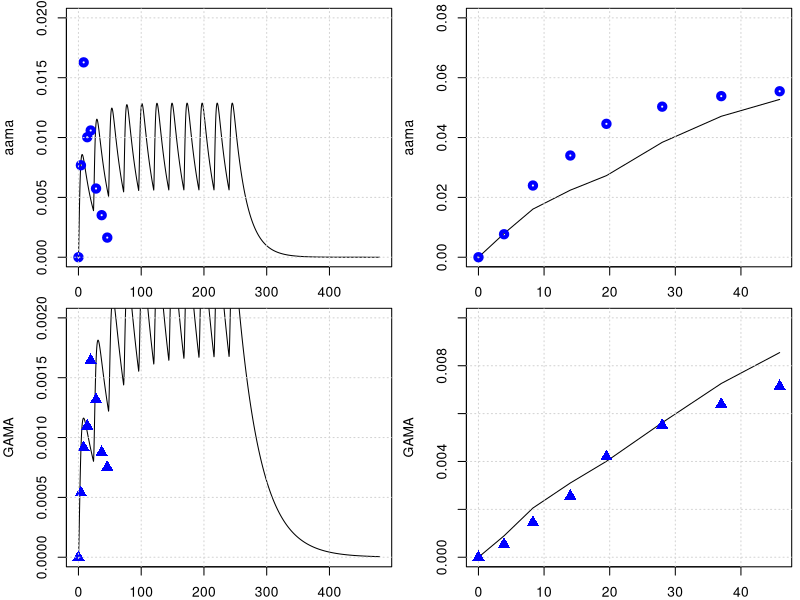
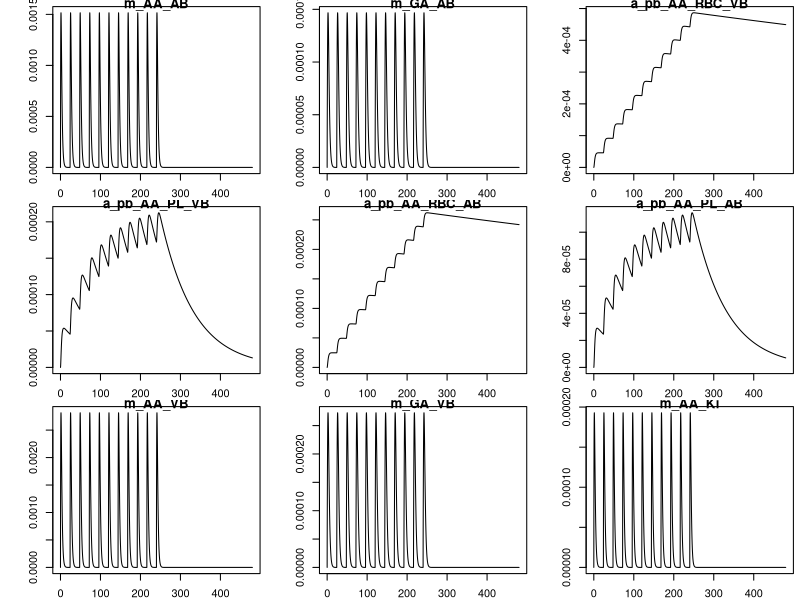
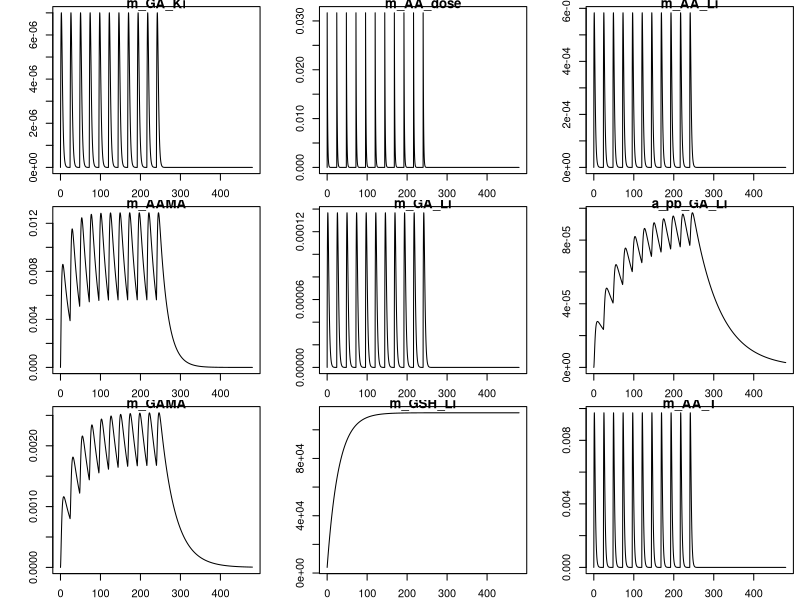
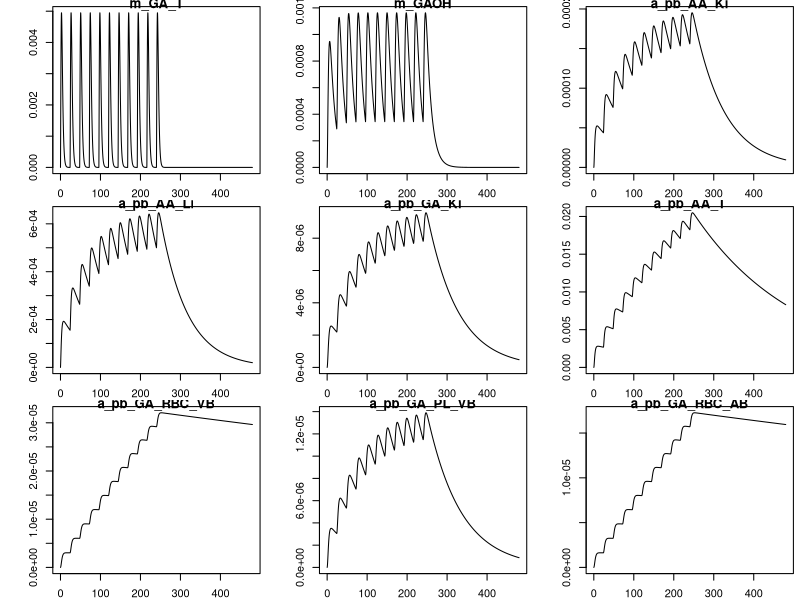
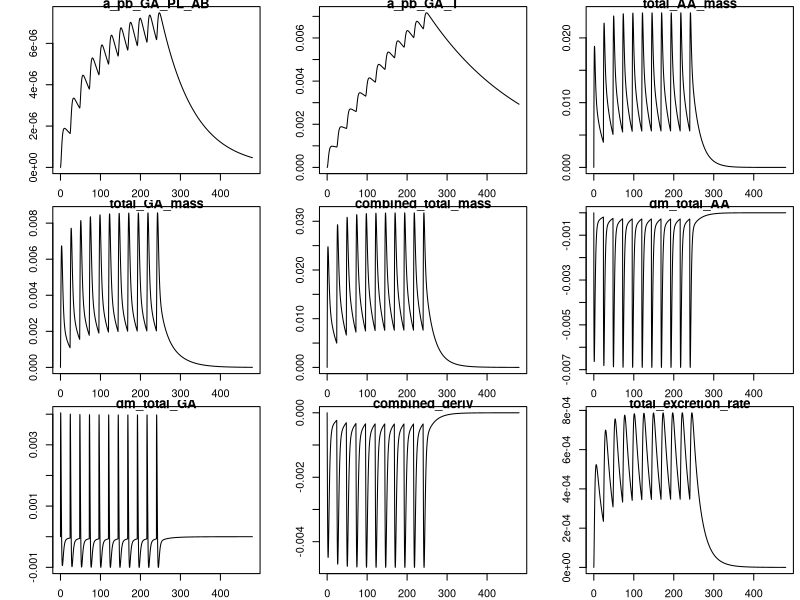
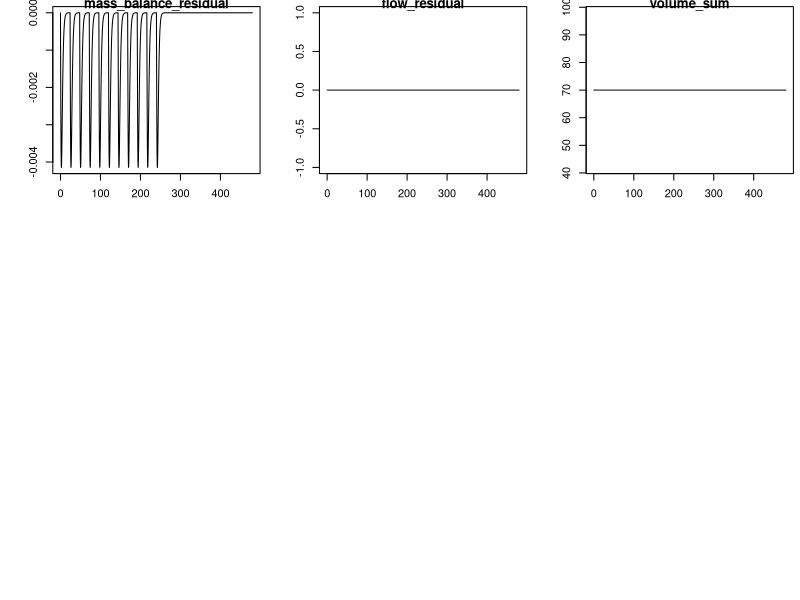

R code for these plots, in order:
library(deSolve)
library(minpack.lm)
graphics.off()

# body weight in kg
BW = 70 
# fractions of BW
##https://journals.sagepub.com/doi/pdf/10.1177/ANIB_32_3-4
F_B = 0.079 
F_B_AB = 0.35 #fraction: arterial blood of blood volume
F_B_VB = 0.65 #fraction: venous blood of blood volume
F_Li = 0.026
F_Ki = 0.0044
F_T = 1-(F_B+F_Li+F_Ki)
# organ volumes in L
V_AB <- BW*F_B*F_B_AB 
V_VB <- BW*F_B*F_B_VB 
F_BC = 0.44    #'Fraction blood cells'
F_BS = 1-F_BC  #'Fraction serum'
        V_AB_RBC = V_AB*F_BC
        V_AB_PL  = V_AB*F_BS
        V_VB_RBC = V_VB*F_BC
        V_VB_PL  = V_VB*F_BS

V_T <- BW*F_T
V_Ki <- BW*F_Ki
V_Li <- BW*F_Li
# cardiac output in L/(kg*h)
##https://journals.sagepub.com/doi/pdf/10.1177/ANIB_32_3-4
QCC = 16        #12.5 # maybe 14 or 6.5 check?
Q_C = QCC*BW^0.75
#FQ_P = 2.5/100 Trine: We don't have a lung compartment in this model
FQ_Li = 0.255
FQ_Ki = 0.19 #total - there is also an aterial flow rate 
FQ_T = 1 -( FQ_Li + FQ_Ki) # +FQ_P) Trine: We don't have a lung compartment in this model
Q_Li <- Q_C*FQ_Li
Q_Ki <- Q_C*FQ_Ki
Q_T <- Q_C*FQ_T

MW_aa = 71   # mg/mmol
MW_ga = 87   # mg/mmol
MW_GSH = 307.32 # mg/mmol
k_0_GSH = 7   # from Sweeney paper.
MW_GSH = 307.32     # mg/mmol

# partition coefficient 
pAA_TB = .2        # Tissue::blood partition AA, Sweeney et al (2010) paper
pAA_KiB = 0.8      # Kidney::blood partition AA, Sweeney et al (2010) paper
pAA_LiB = 0.4      # liver::blood partition AA, Sweeney et al (2010) paper
# Maybe we said it earlier and these parameters are not sensitive to the model, but from which paper did you get the values of these partition coefs., 
# in the paper of Sweeney and of Li are different pAA_LiB = 0.4 and pAA_KiB = 0.8.

# reaction rate constants 
k_AAuptake = 1 #1/h

k_onAA_T = 0.028  #1/h     # we took it from Sweenney
k_onAA_B = 0.036  #1/h
k_onAA_Li = 0.71 #1/h
k_onAA_Ki = 0.13 #1/h

# from 0.23 to 0.35
k_cl_GSH = 0.035   # 1/h   #  Reed et al. 2008 'A mathematical model of glutathione metabolism'
# doi:10.1186/1742-4682-5-8

# k_onAA_GSH = 0.55 # L/(mmol h)
# check, we do not use it any more.
k_exc_AAMA = 0.049  ## ##MK Furh et al. report on Elimination half-life of AAMA as ~17.4 h, then k_exc_AAMA=0.0398 h-1#
# 'Toxicokinetics of acrylamide in humans after ingestion of a defined dose in a test meal to improve risk assessment for acrylamide carcinogenicity'
# DOI: 10.1158/1055-9965.EPI-05-0647
# 0.049 #1/h or 0.13 # this will change the shape

# Maximum velocity for enzymatic reaction 
V_max_p450 = 9 /MW_aa*BW^0.7  # mg/h  from Sweenney paper, checked!
# maximum rate of GA and AA conjugation with GSH (mg/(h BW^0.7))
Vmax_AA_GSH <- 24*BW^0.7 # from the Sweeny  fitted   mg/h

# +++++++++++++++++++++++++++++++++++++++++++++++++++++++++++++++++
# PARAMETERS FOR GA
# +++++++++++++++++++++++++++++++++++++++++++++++++++++++++++++++++
# partition coefficient
pGA_TB = 1.35 # Have been calculated from the Doerge et al 2005 paper on TK in mice
pGA_LiB = 0.63 # Have been calculated from the Doerge et al 2005 paper on TK in mice
pGA_KiB = .3

#k_onGA_GSH = 0.8 #L/(mmol h)
k_onGA_T = 0.69        #1/h
k_onGA_B = 0.108       #1/h
k_onGA_Ki = k_onAA_T/2 #1/h
k_onGA_Li = 0.115      #1/h

k_exc_GAMA = 0.027   ##MK Furh et al. report on Elimination half-life of GAMA: ~25.1 hours, then k_exc_GAMA = 0.0276 h-1##  
# 0.077 #1/h  # or 0.027 # from sweeney # 
k_exc_GAOH = 0.077     # 1/h  # from sweeney
# (removed as no longer used) k_exc_GA <- .4         # 1/h Q_Ki*0.025

# Maximum velocity for enzymatic reaction 
V_max_EH = 20 *BW^0.7  
KM_p450 = 10.0
KM_EH = 100.0
# maximum rate of GA and AA conjugation with GSH (mg/(h BW^0.7))
Vmax_GA_GSH <- 20*BW^0.7 # from the Sweeny ( Vmax_GC2 )  fitted   mg/h

KMG1 = 50  #!Km with respect to AA for GSH conjugation mg/L (from Sweeny code) 
# Trine: This should be mg. Delete the term MW_aa
# Sweeney has this parameter for rats ans 100 mg/L why did you use this number and why divived by MW??

KMGG = .1/MW_GSH        # !KM with respect to GSH for AA or GA conjugation with GSH mmol/L. Trine: should be mg/L
####and that this is 307 mg/L #This comment is wrong ignore
KMG2 = 100  #!Km with respect to GA for GSH conjugation mM. Trine: This should be mg. Delete the term MW_aa
# The same comment as for KMG1

# from the code, not from paper
KPT_Li = 0.015    # !'protein turnover rate in liver'# this is confimred in the exp. values of Sweeney
KPT_Ki = 0.013    # !'protein turnover rate in kidney'# 1/h this is 0.012 in Sweeney, I guess its not much of difference
#KPTR   = 1        # !'protein turnover rate in rpt'# this is 0.012 in Li et.al
KPTS   = 0.0039   # !'protein turnover rate in spt'# and this they have it 0.0051 Sweeney and Li 0.0012 refering to Sweeney
KPTRB  = 0.00035  # (correct by Maria)    # !'protein turnover rate in rbc'# how did we get that? # Average life span of RBC is 120 days
# then 0.00035 h⁻¹ is  correct  protein turnover rate in human RBCs.doi: 10.3389/fphys.2021.655393
KPTPL  = 0.012    # !'protein turnover rate in plasma'# Sweeney has 0.012 for this value

   kpb_Li = 0.1    #!protein binding in liver
   kpbk_ki = 0.08   #!protein binding in kidney
   kpbr1 = 0.08  # !protein binding in rpt
   kpbs1 = 0.08   #!protein binding in spt
   kpbrb1 = 0.01 # !protein binding in rbc (hemoglobin binding)
   kpbpl1 = 0.01   #!protein binding in plasma 
reactratio = 2.0  #!reactivity ratio with protein, AA/GA
kpb_Li_2 = kpb_Li/reactratio    #!protein binding in liver
kpbk2 = kpbk_ki/reactratio    #!protein binding in kidney
kpbr2 = kpbr1/reactratio    #!protein binding in rpt
kpbs2 = kpbs1/reactratio    #!protein binding in spt
kpbrb2 = kpbrb1/reactratio  #!protein binding in rbc (hemoglobin binding)
kpbpl2 = kpbpl1/reactratio  #!protein binding in plasma 
# +++++++++++++++++++++++++++++++++++++++++++++++++++++++++++++++++
# create list of parameter
# +++++++++++++++++++++++++++++++++++++++++++++++++++++++++++++++++
params <- unlist(c(data.frame(pAA_TB, pAA_LiB, pAA_KiB,
                              pGA_TB, pGA_LiB, pGA_KiB,
                              k_onAA_T, k_onAA_B, k_onAA_Li,  k_onAA_Ki,
                              k_onGA_T, k_onGA_B, k_onGA_Li, k_onGA_Ki, 
                              k_exc_AAMA, k_exc_GAMA,
                              k_cl_GSH, V_max_p450, KM_p450, V_max_EH, KM_EH,
                              k_AAuptake)
))
yini <- c(m_AA_AB = 0.0, m_GA_AB = 0.0,      
          a_pb_AA_RBC_VB = 0, a_pb_AA_PL_VB =0,
          a_pb_AA_RBC_AB = 0, a_pb_AA_PL_AB =0,
          m_AA_VB = 0.0, m_GA_VB = 0.0,
          m_AA_Ki = 0.0, m_GA_Ki = 0.0, m_AA_dose = 0 ,
          m_AA_Li = 0.0, m_AAMA = 0.0, 
          m_GA_Li = 0.0, a_pb_GA_Li = 0.0,
          m_GAMA  = 0.0,       
          m_GSH_Li = k_0_GSH * V_Li * MW_GSH, 
          m_AA_T = 0.0, m_GA_T = 0.0,
          m_GAOH = 0.0, 
          a_pb_AA_Ki = 0,  a_pb_AA_Li = 0,
          a_pb_GA_Ki = 0, a_pb_AA_T = 0, 
          a_pb_GA_RBC_VB = 0, a_pb_GA_PL_VB =0,
          a_pb_GA_RBC_AB = 0, a_pb_GA_PL_AB =0,
          a_pb_GA_T = 0
)
# ++++++++++++++++++++++++++++++++++++++++++++++++++++++++++++++++++
# PBPK model for Acrylamide (AA) with GA and mass-balance diagnostics
# ++++++++++++++++++++++++++++++++++++++++++++++++++++++++++++++++++
PBPKmodelAA <- function(t, state, parameter) {
  with(as.list(c(t, state, parameter)), {
    
    #----#---#  Model for AA  #---#---#
    # concentrations blood in the organs in mg/L
    c_AA_AB <- m_AA_AB / V_AB
    c_AA_VB <- m_AA_VB / V_VB
    c_AA_T  <- m_AA_T  / V_T
    c_AA_Li <- m_AA_Li / V_Li   
    c_AA_Ki <- m_AA_Ki / V_Ki
    
    c_GSH_Li <- m_GSH_Li / V_Li
    
    # units checked -> mg/h
    dm_AA_dose <- - k_AAuptake * m_AA_dose
    
    # Blood
    # units checked -> mg/h
    dm_AA_AB <- Q_C * (c_AA_VB - c_AA_AB) - k_onAA_B * m_AA_AB
    dm_AA_VB <- Q_T * (c_AA_T / pAA_TB) + Q_Li * (c_AA_Li / pAA_LiB) + Q_Ki * (c_AA_Ki / pAA_KiB) -
      Q_C * c_AA_VB - k_onAA_B * m_AA_VB
    
    # Concentrations of bound GA (for completeness)
    c_pb_AA_RBC_VB <- a_pb_AA_RBC_VB / V_VB_RBC
    c_pb_AA_PL_VB  <- a_pb_AA_PL_VB  / V_VB_PL
    # Concentrations of bound GA (arterial)
    c_pb_AA_RBC_AB <- a_pb_AA_RBC_AB / V_AB_RBC
    c_pb_AA_PL_AB  <- a_pb_AA_PL_AB  / V_AB_PL
    # RBC binding (venous)
    da_pb_AA_RBC_VB <- kpbrb1 * c_AA_VB * V_VB_RBC  - a_pb_AA_RBC_VB * KPTRB   # elimination
                        + Q_C * (c_pb_AA_RBC_AB - c_pb_AA_RBC_VB)  # exchange
    
    # Plasma binding (venous)
    da_pb_AA_PL_VB <- kpbpl1 * c_AA_VB * V_VB_PL  - a_pb_AA_PL_VB * KPTPL      # elimination
                        + Q_C * (c_pb_AA_PL_AB - c_pb_AA_PL_VB)  # exchange
    
    # RBC binding (arterial blood)
    da_pb_AA_RBC_AB <- kpbrb1 * c_AA_AB * V_AB_RBC - a_pb_AA_RBC_AB * KPTRB   # elimination
                       + Q_C * (c_pb_AA_RBC_VB - c_pb_AA_RBC_AB)  # exchange
    # Plasma binding (arterial)
    da_pb_AA_PL_AB <- kpbpl1 * c_AA_AB * V_AB_PL - a_pb_AA_PL_AB * KPTPL      # elimination
                        + Q_C * (c_pb_AA_PL_VB - c_pb_AA_PL_AB)  # exchange
    
    
    
    
    
    # Kidney
    dm_AA_Ki <- Q_Ki * c_AA_AB - Q_Ki * (c_AA_Ki / pAA_KiB) - k_onAA_Ki * m_AA_Ki
    # protein turnover AA in Kidney
    da_pb_AA_Ki <- kpbk_ki * m_AA_Ki - a_pb_AA_Ki * KPT_Ki
    
    # liver metabolism (AA -> GA via P450 and AA -> AAMA via GSH conjugation)
    metAA_GSH  <- Vmax_AA_GSH * c_AA_Li * c_GSH_Li / ((KMG1 + c_AA_Li) * (KMGG + c_GSH_Li))
    metAA_P450 <- V_max_p450 * MW_aa * c_AA_Li / (KM_p450 + c_AA_Li)
    
    # Liver mass balance for AA
    dm_AA_Li <- Q_Li * (c_AA_AB - c_AA_Li / pAA_LiB) + k_AAuptake * m_AA_dose -
      k_onAA_Li * m_AA_Li - metAA_P450 - metAA_GSH
    # protein turnover AA in Liver
    da_pb_AA_Li <- kpb_Li * m_AA_Li - a_pb_AA_Li * KPT_Li
    
    # Tissue
    dm_AA_T <- Q_T * (c_AA_AB - c_AA_T / pAA_TB) - k_onAA_T * m_AA_T
    # protein turnover AA in Tissue
    da_pb_AA_T <- kpbs1 * m_AA_T - a_pb_AA_T * KPTS
    
    # Urine / metabolite AAMA (from AA via GSH conjugation)
    dm_AAMA <- metAA_GSH - m_AAMA * k_exc_AAMA
    
    
    ########################################################################################
    #-GA-#-GA-#  Model for GA  #-GA-#-GA-#    
    # concentrations blood in the organs in mg/L
    c_GA_AB <- m_GA_AB / V_AB
    c_GA_VB <- m_GA_VB / V_VB
    c_GA_T  <- m_GA_T  / V_T
    c_GA_Li <- m_GA_Li / V_Li
    c_GA_Ki <- m_GA_Ki / V_Ki
    
    # Blood
    dm_GA_AB <- Q_C * (c_GA_VB - c_GA_AB) - k_onGA_B * m_GA_AB
    dm_GA_VB <- Q_T * (c_GA_T / pGA_TB) + Q_Li * (c_GA_Li / pGA_LiB) + Q_Ki * (c_GA_Ki / pGA_KiB) -
      Q_C * c_GA_VB - k_onGA_B * m_GA_VB
    
    
    # Concentrations of bound GA (for completeness)
    c_pb_GA_RBC_VB <- a_pb_GA_RBC_VB / V_VB_RBC
    c_pb_GA_PL_VB  <- a_pb_GA_PL_VB  / V_VB_PL
    # Concentrations of bound GA (arterial)
    c_pb_GA_RBC_AB <- a_pb_GA_RBC_AB / V_AB_RBC
    c_pb_GA_PL_AB  <- a_pb_GA_PL_AB  / V_AB_PL
    # RBC binding (venous)
    da_pb_GA_RBC_VB <- kpbrb2 * c_GA_VB * V_VB_RBC  - a_pb_GA_RBC_VB * KPTRB   # elimination
                      + Q_C * (c_pb_GA_RBC_AB - c_pb_GA_RBC_VB)  # exchange
    
    # Plasma binding (venous)
    da_pb_GA_PL_VB <- kpbpl2 * c_GA_VB * V_VB_PL  - a_pb_GA_PL_VB * KPTPL      # elimination
                      + Q_C * (c_pb_GA_PL_AB - c_pb_GA_PL_VB)  # exchange

    # RBC binding (arterial blood)
    da_pb_GA_RBC_AB <- kpbrb2 * c_GA_AB * V_AB_RBC - a_pb_GA_RBC_AB * KPTRB   # elimination
                        + Q_C * (c_pb_GA_RBC_VB - c_pb_GA_RBC_AB)  # exchange
    # Plasma binding (arterial)
    da_pb_GA_PL_AB <- kpbpl2 * c_GA_AB * V_AB_PL - a_pb_GA_PL_AB * KPTPL      # elimination
                       + Q_C * (c_pb_GA_PL_VB - c_pb_GA_PL_AB)  # exchange

    
    
    
    
    
    
    
    
    
    
    # Kidney
    dm_GA_Ki <- Q_Ki * c_GA_AB - Q_Ki * (c_GA_Ki / pGA_KiB) - k_onGA_Ki * m_GA_Ki
    da_pb_GA_Ki <- kpbk_ki * m_GA_Ki - a_pb_GA_Ki * KPT_Ki
    
    # Liver metabolism for GA (and formation from AA via p450)
    metGA_GSH <- Vmax_GA_GSH * c_GSH_Li * c_GA_Li / ((c_GA_Li + KMG2) * (c_GSH_Li + KMGG))
    metGA_EH  <- V_max_EH  * c_GA_Li / (KM_EH + c_GA_Li)
    
    dm_GA_Li <- Q_Li * (c_GA_AB - c_GA_Li / pGA_LiB) - k_onGA_Li * m_GA_Li +
      metAA_P450 - metGA_GSH - metGA_EH
    # protein turnover GA in Liver
    da_pb_GA_Li <- kpb_Li_2 * m_GA_Li - a_pb_GA_Li * KPT_Li
    
    # GA metabolites (excretable)
    dm_GAMA  <- metGA_GSH - m_GAMA * k_exc_GAMA
    dm_GAOH  <- metGA_EH  - m_GAOH * k_exc_GAOH
    
    # Tissue
    dm_GA_T <- Q_T * (c_GA_AB - c_GA_T / pGA_TB) - k_onGA_T * m_GA_T
    da_pb_GA_T <- kpbs2 * m_GA_T - a_pb_GA_T * KPTS
    
    # GSH pool in liver (consumed by both AA and GA conjugation)
    dm_GSH_Li <- k_0_GSH * V_Li * MW_GSH - k_cl_GSH * m_GSH_Li - metAA_GSH - metGA_GSH
    
    
    
    
    # -------------------------------------------------------------------------
    # Mass-balance diagnostics (do not change dynamics; returned as named outputs)
    # Total mass pools (AA, GA, and combined AA+GA + metabolites)
    total_AA_mass <- m_AA_AB + m_AA_VB + m_AA_T + m_AA_Li + m_AA_Ki + m_AAMA
    total_GA_mass <- m_GA_AB + m_GA_VB + m_GA_T + m_GA_Li + m_GA_Ki + m_GAMA + m_GAOH
    
    # Rate of change of total AA (sum of AA derivatives)
    dm_total_AA <- dm_AA_dose + dm_AA_AB + dm_AA_VB + dm_AA_T + dm_AA_Li + dm_AA_Ki + dm_AAMA
    # Rate of change of total GA (sum of GA derivatives)
    dm_total_GA <- dm_GA_AB + dm_GA_VB + dm_GA_T + dm_GA_Li + dm_GA_Ki + dm_GAMA + dm_GAOH
    
    # Combined pool derivative (AA + GA + excretable metabolites)
    combined_deriv <- dm_total_AA + dm_total_GA
    
    # Total excretion (rate at which mass leaves the modeled system)
    total_excretion_rate <- m_AAMA * k_exc_AAMA + m_GAMA * k_exc_GAMA + m_GAOH * k_exc_GAOH
    
    # For perfect mass conservation: combined_deriv + total_excretion_rate should be ~ 0
    # (because conversions AA->GA are internal transfers; only excretion removes mass)
    mass_balance_residual <- combined_deriv + total_excretion_rate
    
    # Flow/volume diagnostics
    flow_residual <- Q_C - (Q_T + Q_Li + Q_Ki)   # if non-zero, flows don't sum to cardiac output
    volume_sum    <- V_AB + V_VB + V_T + V_Li + V_Ki  # check if sum matches expected total blood/tissue volume
    
    # -------------------------------------------------------------------------
    # Return: first element must be vector of derivatives (in the same order as `state`)
    derivs <- c(
      dm_AA_AB,    dm_GA_AB,   
      da_pb_AA_RBC_VB,  da_pb_AA_PL_VB,  
      da_pb_AA_RBC_AB,  da_pb_AA_PL_AB,
      dm_AA_VB,    dm_GA_VB,
      dm_AA_Ki,    dm_GA_Ki,   dm_AA_dose,
      dm_AA_Li,    dm_AAMA,
      dm_GA_Li,    da_pb_GA_Li, dm_GAMA,
      dm_GSH_Li,   dm_AA_T,     dm_GA_T,
      dm_GAOH,
      da_pb_AA_Ki, da_pb_AA_Li,
      da_pb_GA_Ki, da_pb_AA_T, 
      da_pb_GA_RBC_VB,  da_pb_GA_PL_VB,  
      da_pb_GA_RBC_AB,  da_pb_GA_PL_AB,
      da_pb_GA_T
    )
    
    # Named diagnostics returned as additional items (deSolve will include them in output)
    return(list(
      derivs,
      total_AA_mass = total_AA_mass,
      total_GA_mass = total_GA_mass,
      combined_total_mass = total_AA_mass + total_GA_mass,
      dm_total_AA = dm_total_AA,
      dm_total_GA = dm_total_GA,
      combined_deriv = combined_deriv,
      total_excretion_rate = total_excretion_rate,
      mass_balance_residual = mass_balance_residual,
      flow_residual = flow_residual,
      volume_sum = volume_sum
    ))
  })
}
PBPKmodelAA <- compiler::cmpfun(PBPKmodelAA)

# ++++++++++++++++++++++++++++++++++++++++++++++++++++++++++++++++++
# manual readout from Kopp and Dekant 2009
# ++++++++++++++++++++++++++++++++++++++++++++++++++++++++++++++++++
n_days = 20
times <- seq(from = 0, to = n_days * 24 , by = 0.1)
diet <- data.frame(var = "m_AA_dose", method = "add",
                   time = 24* c(0:10),  value = 0.5 *BW /1000 )  # dose of 0.05 microg/kg bw
out <- ode(y = yini, times = times, func = PBPKmodelAA, parms = params, events = list(data = diet))
yobs_urine <- data.frame(
  time = c(0.0, 3.9, 8.3, 14, 19.5, 28, 37, 45.9),
  AAMA = c(0.0/1000000, 32.8/1000000, 69.5/1000000, 42.8/1000000, 45.2/1000000, 24.5/1000000, 15/1000000, 7/1000000)*234.28, #https://pubchem.ncbi.nlm.nih.gov/compound/N-Acetyl-S-_2-carbamoylethyl_-L-cysteine
  GAMA = c(0.0, 2.15*1e-6, 3.66*1e-6, 4.38*1e-6, 6.57*1e-6, 5.26*1e-6, 3.50*1e-6, 3.0*1e-6)*250.27
)

# plot for AAMA in urinary
par(mfrow=c(2,2),mar=c(2,4,.5,.5))
plot(out[,'time'], out[,'m_AAMA']   ,type = 'l',xlab = 'time', ylab = 'aama', ylim = c(0,.02) )
points(yobs_urine$time, yobs_urine$AAMA , col="blue", lwd = 4) ; grid()
time_points_measure_unrine = c(1, 40, 84, 141, 196, 280 , 371, 460)
tamtam = out[,'m_AAMA'][time_points_measure_unrine ]
plot(yobs_urine$time, cumsum( tamtam ),type = 'l', ylab = 'aama', ylim = c(0,.08), xlab = 'time' ); grid()
points(yobs_urine$time, cumsum(yobs_urine$AAMA) , col="blue", lwd = 4)

# plot for GAMA 
plot(out[,'time'], out[,'m_GAMA']  ,type = 'l',xlab = '', ylab = 'GAMA', ylim = c(0,.002) )
points(yobs_urine$time, yobs_urine$GAMA , col="blue", cex = 1.5, pch = 17); grid()
time_points_measure_unrine = c(1, 40, 84, 141, 196, 280 , 371, 460)
tamtam = out[,'m_GAMA'][time_points_measure_unrine ]
plot(yobs_urine$time, cumsum( tamtam ),type = 'l',xlab = '', ylab = 'GAMA', ylim = c(0,.01) ); grid()
points(yobs_urine$time, cumsum(yobs_urine$GAMA) , col="blue",cex = 1.5, pch = 17)

plot(out)
